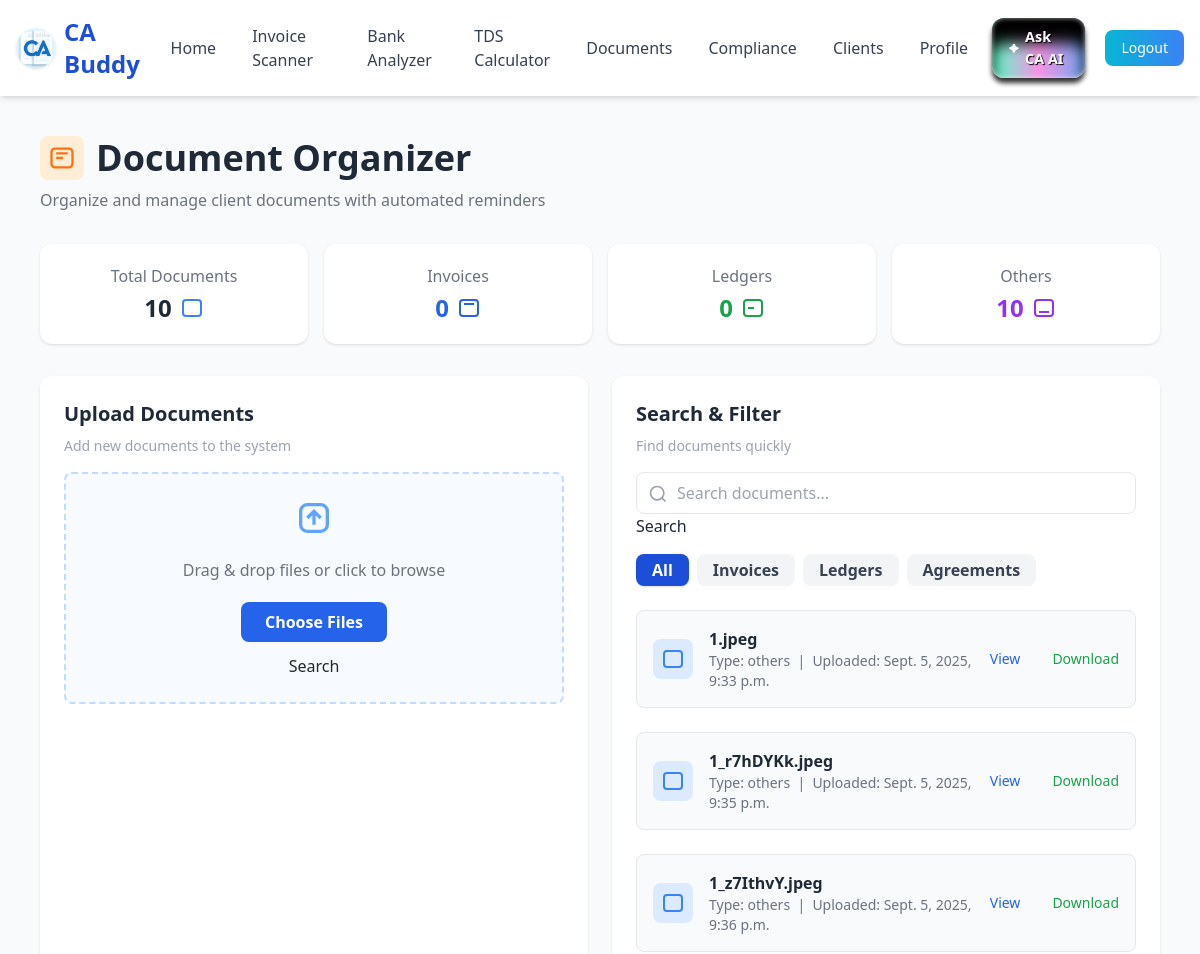
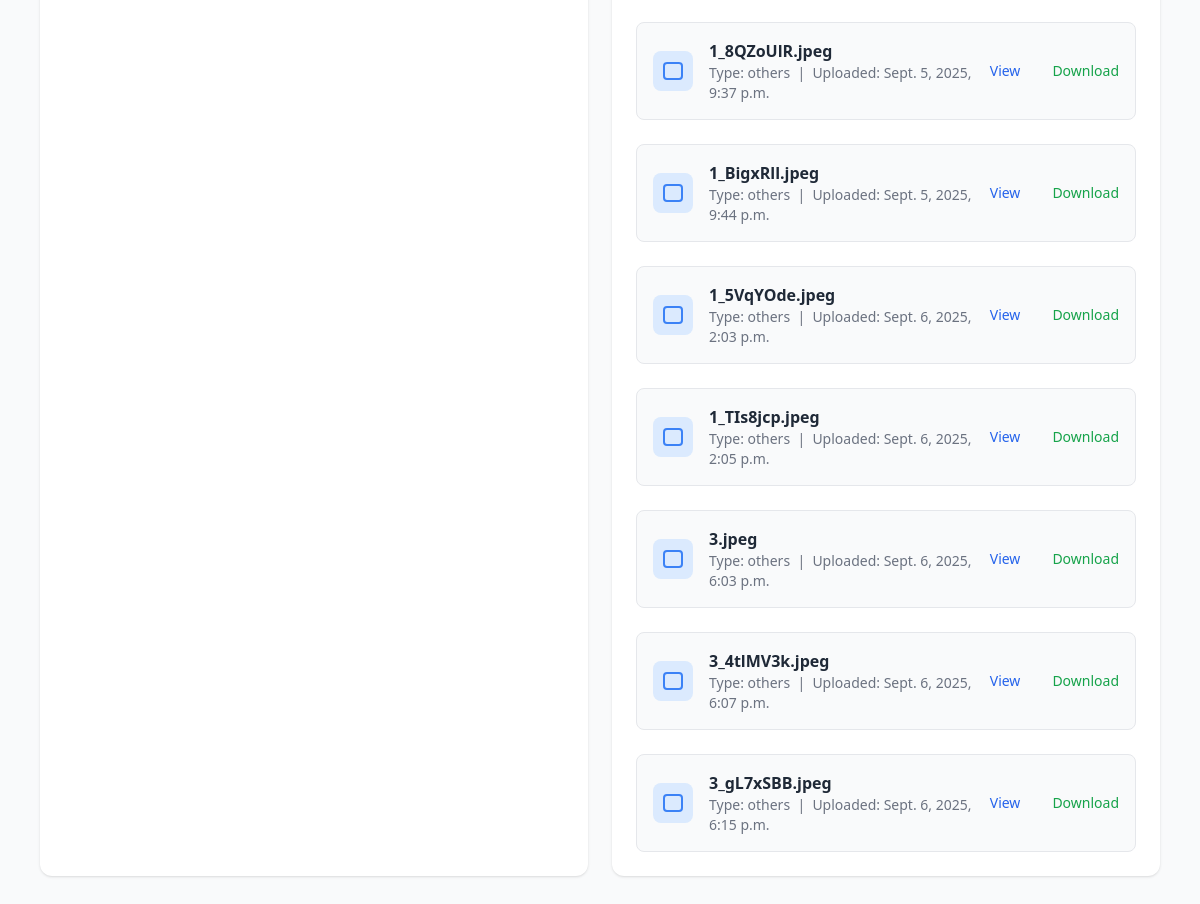
Page /documents/ (signed in) on the committed database (2 pictures, top to bottom).
### invoice_scanner/models.py (models this page shows)
class DocumentsModel(models.Model):
    id = models.UUIDField(primary_key=True, default=uuid.uuid4, editable=False)
    file = models.FileField(upload_to='uploads/')
    uploaded_at = models.DateTimeField(auto_now_add=True)
    doc_type = models.CharField(max_length=100, default='others') # IT WOULD BE DONE AS A PROPERTY
    @property
    def name(self):
        return str(self.file).replace('uploads/', '')

### invoice_scanner/views.py (the view, shortened to what this page needs)
# urls.py: path('documents/', views.documents, name = 'documents'),
@login_required
def documents(request):
    all_objs = DocumentsModel.objects.all()
    COUNT_ALL_DOCS = len(all_objs)
    COUNT_INVOICES = len(DocumentsModel.objects.filter(doc_type = 'invoice'))
    COUNT_LEDGER = len(DocumentsModel.objects.filter(doc_type = 'ledger'))
    COUNT_OTHERS = len(DocumentsModel.objects.filter(doc_type = 'others'))
    return render(request, 'documents.html', context = {
        'objs' : all_objs,
        'COUNT_ALL_DOCS' : COUNT_ALL_DOCS,
        'COUNT_INVOICES' : COUNT_INVOICES,
        "COUNT_LEDGER" : COUNT_LEDGER,
        "COUNT_OTHERS" : COUNT_OTHERS
        }
    )

### invoice_scanner/templates/documents.html (shortened to what this page needs)
{% extends "base.html" %} {% block content %}
<section class="max-w-6xl mx-auto px-4 py-10">
    <div class="flex items-center gap-3 mb-2">
        <span class="bg-orange-100 p-2 rounded-lg">
            <svg class="w-7 h-7 text-orange-500" fill="none" stroke="currentColor" stroke-width="2" viewBox="0 0 24 24">
                <rect x="3" y="4" width="18" height="16" rx="3" />
                <path d="M7 8h10M7 12h6" />
            </svg>
        </span>
        <h1 class="text-3xl md:text-4xl font-extrabold text-gray-800">Document Organizer</h1>
    </div>
    <p class="text-gray-500 mb-8">Organize and manage client documents with automated reminders</p>
    <div class="grid grid-cols-2 md:grid-cols-4 gap-4 mb-8">
        <div class="bg-white rounded-xl shadow p-5 flex flex-col items-center">
            <div class="text-gray-500 mb-1">Total Documents</div>
            <div class="flex items-center gap-2">
                <span class="text-2xl font-bold text-gray-800">{{ COUNT_ALL_DOCS }}</span>
                <svg class="w-6 h-6 text-blue-500" fill="none" stroke="currentColor" stroke-width="2" viewBox="0 0 24 24">
                    <rect x="3" y="4" width="18" height="16" rx="3" />
                </svg>
            </div>
        </div>
        <div class="bg-white rounded-xl shadow p-5 flex flex-col items-center">
            <div class="text-gray-500 mb-1">Invoices</div>
            <div class="flex items-center gap-2">
                <span class="text-2xl font-bold text-blue-600">{{ COUNT_INVOICES }}</span>
                <svg class="w-6 h-6 text-blue-600" fill="none" stroke="currentColor" stroke-width="2" viewBox="0 0 24 24">
                    <rect x="3" y="4" width="18" height="16" rx="3" />
                    <path d="M7 8h10" />
                </svg>
            </div>
        </div>
        <div class="bg-white rounded-xl shadow p-5 flex flex-col items-center">
            <div class="text-gray-500 mb-1">Ledgers</div>
            <div class="flex items-center gap-2">
                <span class="text-2xl font-bold text-green-600">{{ COUNT_LEDGER }}</span>
                <svg class="w-6 h-6 text-green-600" fill="none" stroke="currentColor" stroke-width="2" viewBox="0 0 24 24">
                    <rect x="3" y="4" width="18" height="16" rx="3" />
                    <path d="M7 12h6" />
                </svg>
            </div>
        </div>
        <div class="bg-white rounded-xl shadow p-5 flex flex-col items-center">
            <div class="text-gray-500 mb-1">Others</div>
            <div class="flex items-center gap-2">
                <span class="text-2xl font-bold text-purple-600">{{ COUNT_OTHERS }}</span>
                <svg class="w-6 h-6 text-purple-600" fill="none" stroke="currentColor" stroke-width="2" viewBox="0 0 24 24">
                    <rect x="3" y="4" width="18" height="16" rx="3" />
                    <path d="M7 16h10" />
                </svg>
            </div>
        </div>
    </div>
    <div class="grid grid-cols-1 md:grid-cols-2 gap-6">
        <div class="bg-white rounded-xl shadow p-6 mb-6">
            <h3 class="text-xl font-bold text-gray-800 mb-2">Upload Documents</h3>
            <p class="text-gray-400 text-sm mb-4">Add new documents to the system</p>
    <form method="post" enctype="multipart/form-data" action="{% url 'documents' %}" class="border-2 border-dashed border-blue-200 rounded-lg p-6 flex flex-col items-center justify-center gap-3 bg-blue-50/50">
        <svg class="w-10 h-10 text-blue-400 mb-2" fill="none" stroke="currentColor" stroke-width="2" viewBox="0 0 24 24">
                    <path d="M12 16v-8M8 12l4-4 4 4" />
                    <rect x="4" y="4" width="16" height="16" rx="4" />
                </svg>
                <span class="text-gray-500 mb-2">Drag & drop files or click to browse</span>
                    <label name='upload_doc' for="doc_upload" class="bg-blue-600 text-white px-6 py-2 rounded-lg font-semibold cursor-pointer hover:bg-blue-700 transition">Choose Files</label>
                    <button type="submit" name="upload_doc">Search</button>
                </form>
        </div>
        <div class="bg-white rounded-xl shadow p-6 mb-6">
            <h3 class="text-xl font-bold text-gray-800 mb-2">Search & Filter</h3>
            <p class="text-gray-400 text-sm mb-4">Find documents quickly</p>
            <div class="flex items-center gap-2 mb-4">
                <span class="relative flex-1">
                    <form method="GET" action="{% url 'documents' %}">
                    <input id="search" name="search" type="text" placeholder="Search documents..." class="w-full border border-gray-200 rounded-lg px-4 py-2 pl-10 focus:outline-none focus:ring-2 focus:ring-blue-100" />
                    <button type="submit" name="semantic_search">Search</button>
                </form>
                    <svg class="w-5 h-5 text-gray-400 absolute left-3 top-3" fill="none" stroke="currentColor" stroke-width="2" viewBox="0 0 24 24">
                        <circle cx="11" cy="11" r="8" />
                        <path d="M21 21l-4.35-4.35" />
                    </svg>
                </span>
            </div>
            <div class="flex gap-2">
                <button class="px-4 py-1 rounded-lg bg-blue-700 text-white font-semibold shadow">All</button>
                <button class="px-4 py-1 rounded-lg bg-gray-100 text-gray-700 font-semibold hover:bg-gray-200">Invoices</button>
                <button class="px-4 py-1 rounded-lg bg-gray-100 text-gray-700 font-semibold hover:bg-gray-200">Ledgers</button>
                <button class="px-4 py-1 rounded-lg bg-gray-100 text-gray-700 font-semibold hover:bg-gray-200">Agreements</button>
            </div>
            {% for obj in objs %}
            <div class="mt-6">
                <div class="bg-gray-50 border border-gray-200 rounded-lg p-4 flex items-center gap-4">
                    <span class="bg-blue-100 p-2 rounded-lg">
                        <svg class="w-6 h-6 text-blue-500" fill="none" stroke="currentColor" stroke-width="2" viewBox="0 0 24 24">
                            <rect x="3" y="4" width="18" height="16" rx="3" />
                        </svg>
                    </span>
                    <div>
                        <div class="font-semibold text-gray-800">{{obj.name}}</div>
                        <div class="text-sm text-gray-500">Type: {{ obj.doc_type }} &nbsp;|&nbsp; Uploaded: {{obj.uploaded_at}}</div>
                    </div>
                    <a href="{{ obj.file.url }}" target="_blank" class="ml-auto text-blue-600 hover:underline text-sm">View</a>
                    <a href="{{ obj.file.url }}" download class="ml-4 text-green-600 hover:underline text-sm">Download</a>
                </div>
            </div>
            {% endfor %}
        </div>
    </div>
</section>
{% endblock %}

### invoice_scanner/templates/base.html (style rules this page uses)
body { background-color: #f9fafb; }

### rows in the picture
DocumentsModel: name "1.jpeg", doc_type "others", uploaded_at "Sept. 5, 2025, 9:33 p.m."
DocumentsModel: name "1_r7hDYKk.jpeg", doc_type "others", uploaded_at "Sept. 5, 2025, 9:35 p.m."
DocumentsModel: name "1_z7IthvY.jpeg", doc_type "others", uploaded_at "Sept. 5, 2025, 9:36 p.m."
DocumentsModel: name "1_8QZoUlR.jpeg", doc_type "others", uploaded_at "Sept. 5, 2025, 9:37 p.m."
DocumentsModel: name "1_BigxRll.jpeg", doc_type "others", uploaded_at "Sept. 5, 2025, 9:44 p.m."
DocumentsModel: name "1_5VqYOde.jpeg", doc_type "others", uploaded_at "Sept. 6, 2025, 2:03 p.m."
DocumentsModel: name "1_TIs8jcp.jpeg", doc_type "others", uploaded_at "Sept. 6, 2025, 2:05 p.m."
DocumentsModel: name "3.jpeg", doc_type "others", uploaded_at "Sept. 6, 2025, 6:03 p.m."
DocumentsModel: name "3_4tlMV3k.jpeg", doc_type "others", uploaded_at "Sept. 6, 2025, 6:07 p.m."
DocumentsModel: name "3_gL7xSBB.jpeg", doc_type "others", uploaded_at "Sept. 6, 2025, 6:15 p.m."

### other values in the picture
{{ COUNT_ALL_DOCS }} "10"
{{ COUNT_INVOICES }} "0"
{{ COUNT_LEDGER }} "0"
{{ COUNT_OTHERS }} "10"
